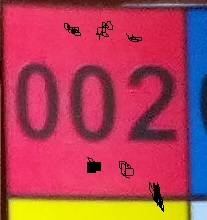
#> input picture experiments/process_number_before_tesseract/002.jpg, 207 x 220 px, found by its file name
$ jupyter execute --allow-errors process_bucket_marker_before_tesseract.ipynb
#> lines starting #> are read from the running program, lines starting #| are printed output that depends on the picture; after the words box and inside, x2 and y2 are one past the last pixel; in counts of white or black regions, pixels touching at a corner belong together
[cell 1]
import cv2
import numpy as np
import pytesseract
from PIL import Image

[cell 2]
image = cv2.imread("002.jpg", 0)
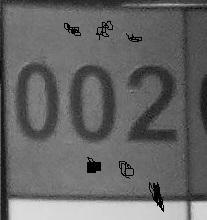
#> image: shape (220, 207); min 0, max 223, mean 102
cv2.imwrite("original.png", image)
#> Out = True

[cell 3]
# cut 20 percent top and down
h, w = image.shape
#> h = 220; w = 207
image = image[int(h*0.2):int(h*0.8),:]
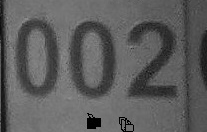
#> image: shape (132, 207); min 0, max 143, mean 92.9

[cell 4]
# bluring
blur = cv2.GaussianBlur(image,(5,5),0)

[cell 5]
# treasholding
ret3,th3 = cv2.threshold(blur,0,255,cv2.THRESH_BINARY+cv2.THRESH_OTSU)
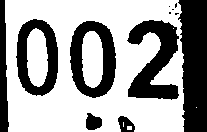
#> th3: shape (132, 207); 62.5% white; 12 black regions (5 under 20 px), largest, box (x1, y1, x2, y2) and area: (178, 0, 207, 132) 3244, (127, 20, 179, 100) 2238, (70, 21, 116, 98) 1869
#> ret3 = 87

[cell 6]
# closing
kernel = np.ones((5,5),np.uint8)
closing = cv2.morphologyEx(th3, cv2.MORPH_CLOSE, kernel)
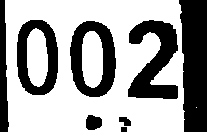
#> closing: shape (132, 207); 63.2% white; 8 black regions, largest, box (x1, y1, x2, y2) and area: (179, 0, 207, 132) 3205, (128, 20, 178, 99) 2207, (70, 21, 116, 97) 1852
cv2.imwrite("closing.png", closing)
#> Out = True

[cell 7]
def set_img_frame_black(img):
    h, w = img.shape
#> h = 132; w = 207

    img[:, 0] = 0
    img[:, w-1] = 0
    img[0, :] = 0
    img[h-1, :] = 0
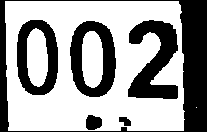
#> img: shape (132, 207); 61.9% white; 6 black regions, box (x1, y1, x2, y2) and area: (0, 0, 207, 132) 4444, (128, 20, 178, 99) 2207, (70, 21, 116, 97) 1852, (17, 20, 58, 95) 1621, (86, 115, 102, 130) 197, (119, 117, 131, 126) 77

    return img

[cell 8]
black_frame_image = set_img_frame_black(closing)
cv2.imwrite("black_frame_image.png", black_frame_image)
#> Out = True

[cell 9]
# floodfill with white
floodfilled_image = black_frame_image.copy()
h, w = floodfilled_image.shape[:2]
#> h = 132
mask = np.zeros((h+2, w+2), np.uint8)

# Floodfill from point (0, 0)
cv2.floodFill(floodfilled_image, mask, (0,0), 255);
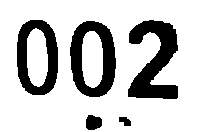
#> floodfilled_image: shape (132, 207); 78.2% white; 5 black regions, box (x1, y1, x2, y2) and area: (128, 20, 178, 99) 2207, (70, 21, 116, 97) 1852, (17, 20, 58, 95) 1621, (86, 115, 102, 130) 197, (119, 117, 131, 126) 77

[cell 10]
# keep only the three biggest contours
## invert image
copy_to_detect_contours = floodfilled_image.copy()
copy_to_detect_contours_inv = (255-copy_to_detect_contours)
#> copy_to_detect_contours_inv: shape (132, 207); 21.8% white; 5 white regions
cv2.imwrite("copy_to_detect_contours_inv.png", copy_to_detect_contours_inv)
## find contours
contours, hierarchy = cv2.findContours(copy_to_detect_contours_inv, cv2.RETR_TREE, cv2.CHAIN_APPROX_SIMPLE)
#> contours = 7 contours; box (x1, y1, x2, y2) and area: (70, 21, 116, 97) 2784, (17, 20, 58, 95) 2548, (128, 20, 178, 99) 2054, (81, 30, 104, 89) 1090, (26, 27, 49, 88) 1084, (86, 115, 102, 130) 173, (119, 117, 131, 126) 59

[cell 11]
hierarchy[0]
contours.__class__

[cell 12]
## find 3 largest level one contour

[cell 13]
actual_contour_index = 0
level_one_contour_indices = []
level_one_contour_areas = []
while actual_contour_index != -1:
    level_one_contour_indices.append(actual_contour_index)
    actual_contour_area = cv2.contourArea(contours[actual_contour_index])
    level_one_contour_areas.append(actual_contour_area)
    actual_contour_index = hierarchy[0][actual_contour_index][0]
#> this loop made 5 passes
#> (actual_contour_area, actual_contour_index) on passes 1 to 5: (59, 1), (173, 2), (2784.5, 4), (2054.5, 5), (2548, -1)
#> after the loop, level_one_contour_areas = [59, 173, 2784.5, 2054.5, 2548]; level_one_contour_indices = [0, 1, 2, 4, 5]

[cell 14]
level_one_contour_indices
#> Out = [0, 1, 2, 4, 5]

[cell 15]
increasing_area_order = np.argsort(-np.array(level_one_contour_areas)).tolist()
#> increasing_area_order = [2, 4, 3, 1, 0]
